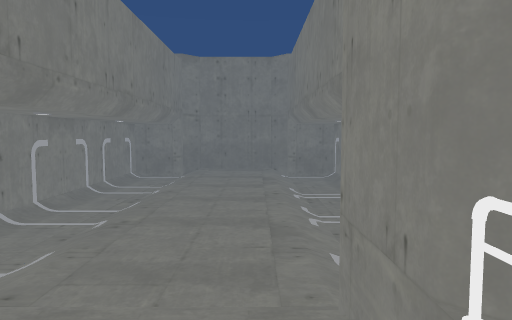
[1] (above)

22 first-person views from a walk through a Unity game level. The camera is 1.4 m above the floor, tilts 4° down and sees 70° across. The floor is counted in squares, 2 m on a side. Each view is taken from the middle of a square. On the plan, view 1 faces up. The plan holds only what a view shows up to about 11 squares ahead; the rest is blank. The place goes on beyond the plan. The player is left out. Some animated figures are not drawn.

[2]
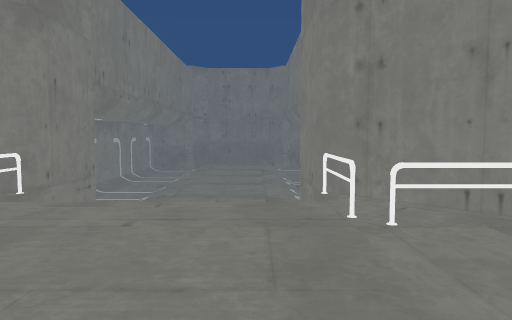

[3]
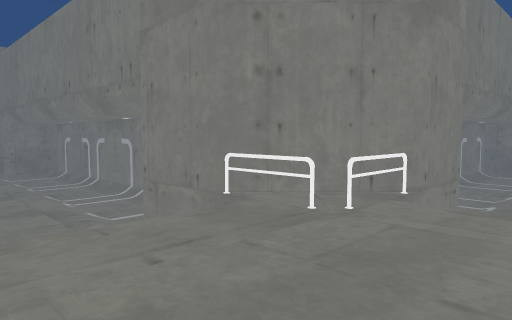

[4]
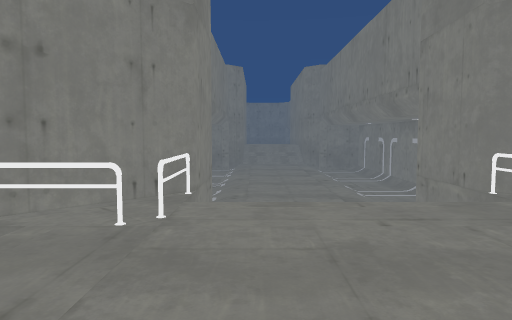

[5]
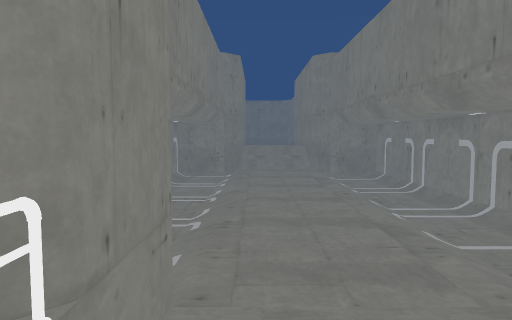

[6]
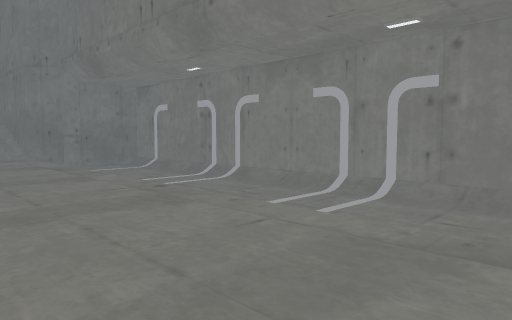

[7]
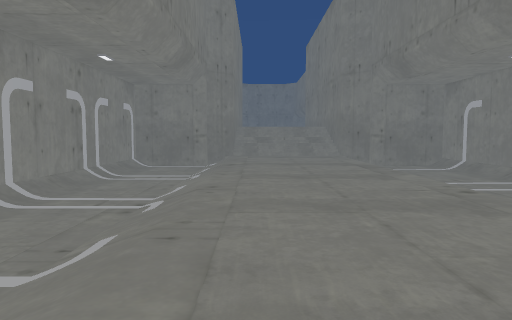

[8]
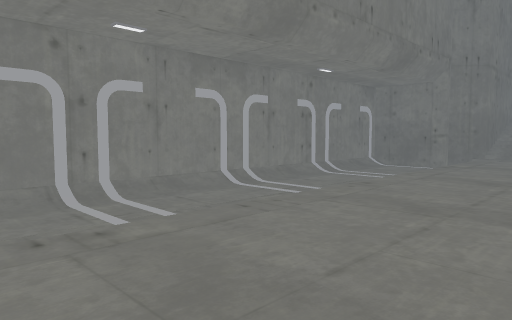

[9]
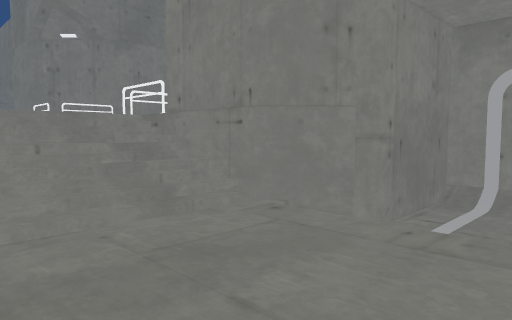

[10]
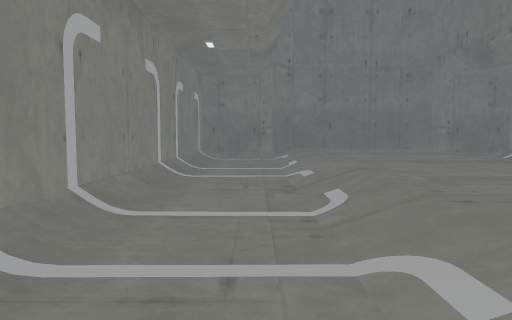

[11]
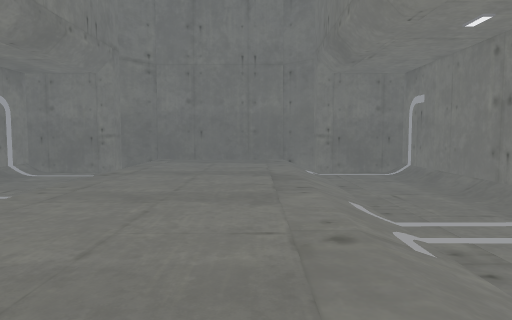

[12]
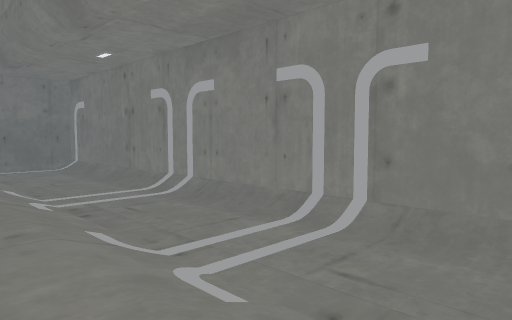

[13]
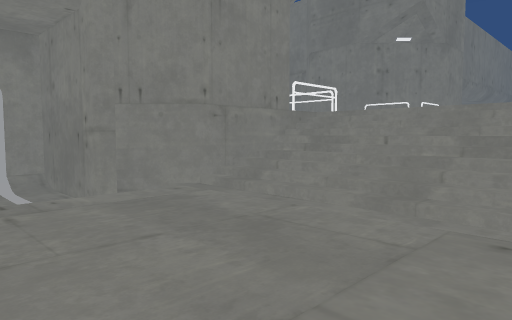

[14]
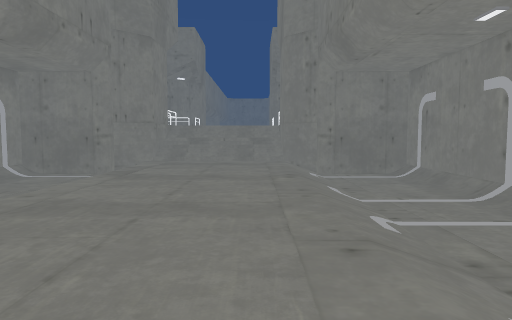

[15]
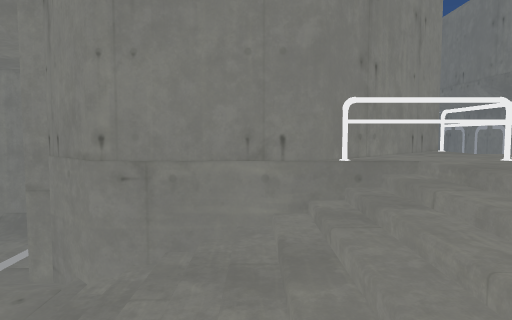

[16]
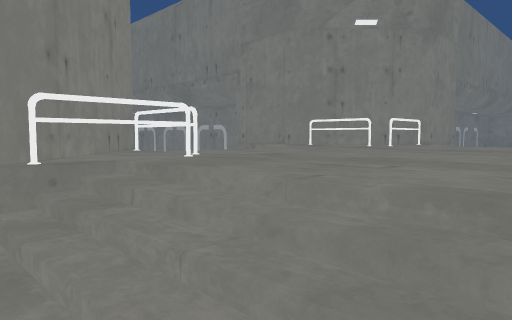

[17]
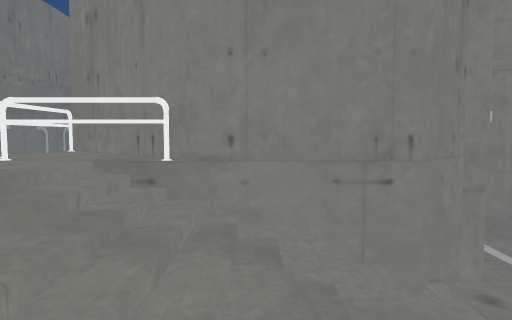

[18]
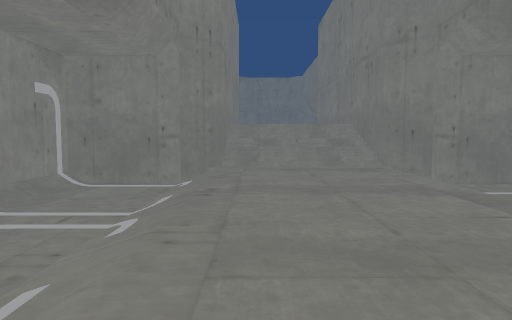

[19]
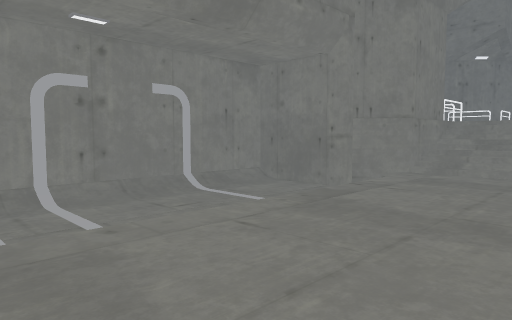

[20]
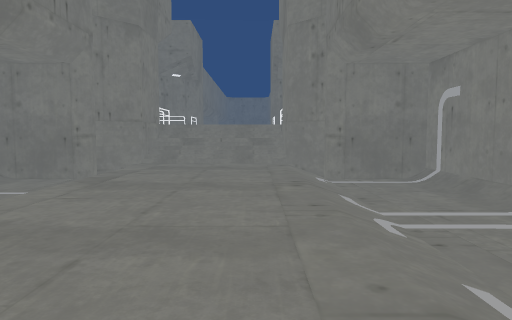

[21]
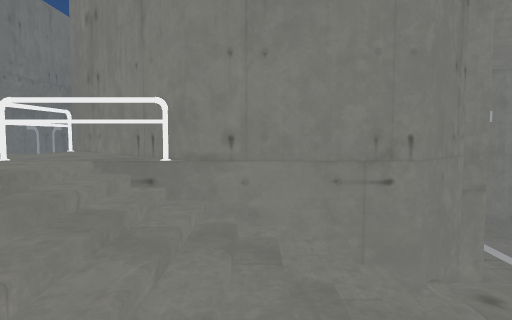

[22]
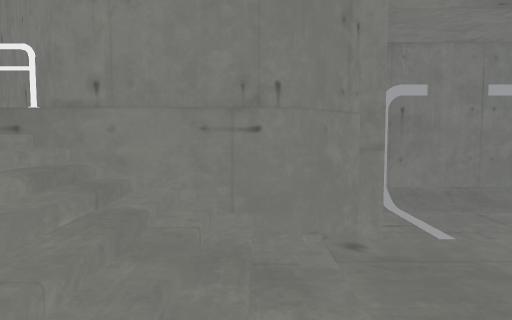

### Floor plan
Key: @ floor where view 1 was taken; # wall or solid block; . main floor; : floor 0.25 m higher than the main floor; + floor 0.5 m higher than the main floor; * floor 0.75 m higher than the main floor; % floor 1.25 m higher than the main floor; & floor 2.5 m higher than the main floor; / step, stairs or slope; R railing.
Columns run from 23 left of view 1 to 5 right of it. Each row starts with its distance up from view 1.
 19                     #####
 18                    ##+++##
 17                  ###/+++/###
 16                  #../+++/..#
 15                  #../+++/..#
 14                  #../+++/..#
 13                  #../+++/..#
 12                  #../+++/..#
 11                  #../+++/..#
 10                  #../+++/..#
  9                  #../+++/..#
  8                  #../+++/..#
  7                  #../+++/..#
  6                  #../+++/..#
  5                  #../+++/..#
  4                  ###/+++/###
  3    ##############  ##///##
  2    #............#  ##///##
  1   ##............####R///R## #
  0 ###//////////////##RR&&@RR###
 -1 #%*++++++++++++++///&&&&&////
 -2  %*++++++++++++++///&&&&&//
 -3 #%*++++++++++++++///&&&&&////
 -4 ###//////////////##RR&&&RR###
 -5   ##............####R///R## #
 -6    #............#  ##///##
 -7    ##############   #///#
 -8                        /##
 -9                        +:..#
-10                            #

Positions as (right, up) in squares from view 1, and headings:
1: (0, 0), facing up
2: (0, -3), facing up
3: (-1, -3), facing up-left
4: (0, -3), facing left
5: (-3, -3), facing left
6: (-9, -3), facing up-left
7: (-9, -3), facing left
8: (-9, -1), facing down-left
9: (-9, -1), facing down-right
10: (-4, 6), facing up
11: (0, 8), facing up
12: (0, 6), facing up-right
13: (-3, 6), facing down-right
14: (-2, 13), facing down
15: (3, -1), facing down
16: (3, -1), facing down-left
17: (3, -3), facing up
18: (-13, -3), facing left
19: (-13, -3), facing up-right
20: (-15, -3), facing right
21: (-2, -6), facing right
22: (-2, -7), facing right
